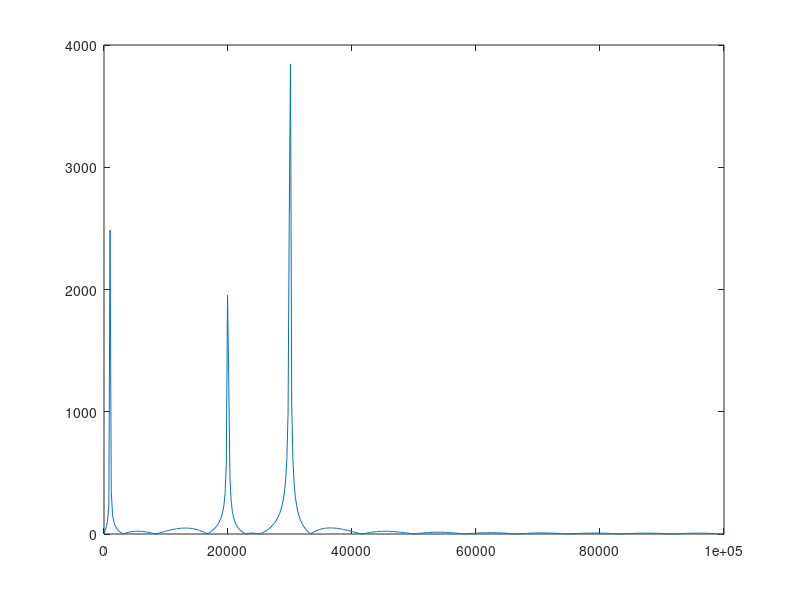

Write the MATLAB code that produced this figure.
fs=200e3;
ts=1/fs;
dt=0:ts:5e-3 -ts;
 


f1=1e3;
f2=20e3;
f3=30e3;

y1=5*sin(2*pi*f1*dt);
y2=5*sin(2*pi*f2*dt);
y3=10*sin(2*pi*f3*dt);

y=y1+y2+y3;

%plot(dt,y);


len=length(y); % length of time (total time of the data) 
len_converted=2^nextpow2(len); % length converted to the nearest power of 2
freq_domain= fft(y,len_converted); % transforming into frequency domain 
freq_domain_1_cycle=freq_domain(1:len_converted/2); %taking only 1 cycle, as fft is symmetric 
x_axis=(0:len_converted/2 -1)* fs/len_converted;
plot(x_axis,abs(freq_domain_1_cycle))